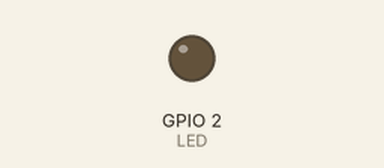
Simulated run of this sketch. Board: ESP32. Parts: output pins drawn as LEDs (lit = HIGH). What the sketch prints to the serial monitor is not drawn.

Above: at 1.0 s.
At 3.0 s:
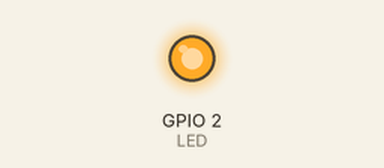
Timing chart, 0 to 5.2 s (numbered marks = the images above):
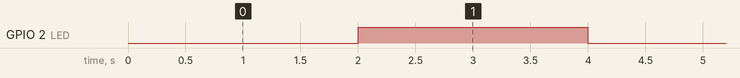

Measured:
- by itself, GPIO 2 (LED): alternates HIGH for 2.0 s and LOW for 2.0 s

The sketch:

inBuiltLED.ino
```cpp
#define LED 2

void setup() {
  // Set pin mode
  pinMode(LED,OUTPUT);
  Serial.println("Hello, ESP32!");
}

void loop() {
  delay(2000);
  digitalWrite(LED,HIGH);
  delay(2000);
  digitalWrite(LED,LOW);
}
```
